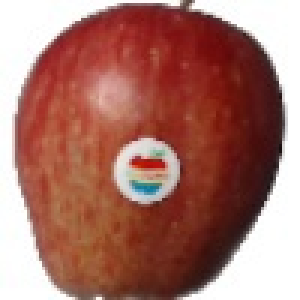
#> input picture ProyectoFinal/Dataset_Filtrado/test/Apple Red 1/196_100.jpg, 100 x 100 px, found by its file name (shown 3 times larger); its folder holds only this picture in this run
$ jupyter execute --allow-errors DataSet_Filtrado.ipynb   (shell and % lines are left out)
#> lines starting #> are read from the running program, lines starting #| are printed output that depends on the picture
[cell 1]
# --- Instalar y configurar Kaggle CLI ---

[cell 2]
import os, json, zipfile, shutil

# Asume que kaggle.json ya está en la ruta local del proyecto

kaggle_json_path = "./kaggle.json"

kaggle_dir = os.path.expanduser("~/.kaggle")

os.makedirs(kaggle_dir, exist_ok=True)

shutil.copy(kaggle_json_path, os.path.join(kaggle_dir, "kaggle.json"))

#> (the rest of this cell did not finish here and is left out)

[cell 3]
# --- Descargar el dataset Fruits-360 desde Kaggle ---
# Nota: '-p /content' define la carpeta destino; '--unzip' descomprime.

[cell 4]
import os


dataset_base = "./ProyectoFinal/Dataset_Filtrado"
if not os.path.exists(dataset_base):
    dataset_base = "ProyectoFinal/Dataset_Filtrado"
if not os.path.exists(dataset_base):
    dataset_base = "./Dataset_Filtrado"
if not os.path.exists(dataset_base):
    dataset_base = "Dataset_Filtrado"

if not os.path.exists(dataset_base):
    raise FileNotFoundError(f"No se encontró la carpeta del dataset en ninguna ruta esperada. Ruta probada: {dataset_base}")

carpetas = [d for d in os.listdir(dataset_base) if os.path.isdir(os.path.join(dataset_base, d))]
print("Carpetas encontradas en Dataset_Filtrado:", carpetas)

# Elige 'train' o 'test' si existen, si no muestra advertencia
if "train" in carpetas:
    dataset_origen = os.path.join(dataset_base, "train")
elif "test" in carpetas:
    dataset_origen = os.path.join(dataset_base, "test")
else:
    dataset_origen = None

assert dataset_origen, "No se encontró la carpeta 'train' o 'test' en Dataset_Filtrado."
print("Carpeta localizada:", dataset_origen)
print("Ejemplo de clases:", os.listdir(dataset_origen)[:10])

[cell 5]
import os, shutil, re

# 1) Muestra cómo se llaman realmente tus clases

print("Ejemplo de clases en Training:")

print(sorted(os.listdir(dataset_origen))[:60])  # dataset_origen ya lo tenías

# 2) Palabras clave a buscar (en minúsculas) -> sinónimos

wish = {

    "apple red 1": ["apple red 1"],

    "banana": ["banana"],

    "melon 2": ["cantaloupe 2","cantaloupe","melon"],

    "cocos": ["cocos","coconut"],

    "granadilla": ["granadilla"],

    "kiwi": ["kiwi"],

    "maracuja": ["maracuja"],

    "peach": ["peach"],

    "pear forelle": ["pear forelle","forelle","pear"],

    "pineapple": ["pineapple","piña","pina"]

}

# 3) Normalizador

def norm(s): return re.sub(r"\s+"," ",s.strip().lower())

# 4) Índice de carpetas reales

classes_real = os.listdir(dataset_origen)

classes_norm = {norm(c): c for c in classes_real}  # norm -> original

# 5) Buscar mejor match por “contiene”

def find_match(keywords):

    kws = [norm(k) for k in keywords]

    # prioridad: coincidencia completa; si no, contiene

    for k in kws:

        if k in classes_norm:

            return classes_norm[k]

    for k in kws:

        for cn, original in classes_norm.items():

            if k in cn:

                return original

    return None

# Ajusta la ruta destino para entorno local

destino_base = "./ProyectoFinal"

dataset_destino = os.path.join(destino_base, "Dataset_Filtrado")

os.makedirs(dataset_destino, exist_ok=True)

copiadas, faltantes = [], []

for esp, keywords in wish.items():

    found = find_match(keywords)

    if found and os.path.isdir(os.path.join(dataset_origen, found)):

        src = os.path.join(dataset_origen, found)

        dst = os.path.join(dataset_destino, found)

        shutil.copytree(src, dst, dirs_exist_ok=True)

        copiadas.append((esp, found))

        print(f"Copiada: '{esp}' -> '{found}'")

    else:

        faltantes.append((esp, keywords))

        print(f"No se encontró match para: {esp} | probé: {keywords}")

print("\nResumen:")

print("Clases copiadas:", [c[1] for c in copiadas])

print("No encontradas:", faltantes)

print("Guardado en:", dataset_destino)

[cell 6]
import os

import shutil

import numpy as np

# === Ruta de tu dataset filtrado actual ===

dataset_filtrado = "./ProyectoFinal/Dataset_Filtrado"

# === Crear carpetas de destino ===

train_dir = os.path.join(dataset_filtrado, "train")

test_dir = os.path.join(dataset_filtrado, "test")

os.makedirs(train_dir, exist_ok=True)

os.makedirs(test_dir, exist_ok=True)

# === Proporción de división ===

train_split = 0.7  # 70% entrenamiento, 30% prueba

# === Recorrer cada clase ===

for clase in os.listdir(dataset_filtrado):

    clase_path = os.path.join(dataset_filtrado, clase)

    # Evitar las carpetas train y test ya creadas

    if os.path.isdir(clase_path) and clase not in ["train", "test"]:

        # Crear subcarpetas en train y test

        os.makedirs(os.path.join(train_dir, clase), exist_ok=True)

        os.makedirs(os.path.join(test_dir, clase), exist_ok=True)

        # Listar imágenes de la clase

        imagenes = [f for f in os.listdir(clase_path) if f.lower().endswith(('.jpg', '.png'))]

        np.random.shuffle(imagenes)

        # Dividir índices

        split_idx = int(len(imagenes) * train_split)

        train_imgs = imagenes[:split_idx]

        test_imgs = imagenes[split_idx:]

        # Copiar imágenes

        for img in train_imgs:

            shutil.copy(os.path.join(clase_path, img), os.path.join(train_dir, clase, img))

        for img in test_imgs:

            shutil.copy(os.path.join(clase_path, img), os.path.join(test_dir, clase, img))

        print(f"Clase {clase}: {len(train_imgs)} en train, {len(test_imgs)} en test")

print("\nDataset dividido en:")

print("Train ->", train_dir)

print("Test  ->", test_dir)

[cell 7]
import os

import shutil

# Ruta a tu dataset filtrado

dataset_filtrado = "./ProyectoFinal/Dataset_Filtrado"

# Carpetas que quieres conservar

keep = {"train", "test"}

# Recorremos lo que hay en Dataset_Filtrado

for item in os.listdir(dataset_filtrado):

    item_path = os.path.join(dataset_filtrado, item)

    if os.path.isdir(item_path) and item not in keep:

        shutil.rmtree(item_path)  # elimina carpeta completa

        print(f"Eliminada carpeta: {item}")

print("\nLimpieza completa. Ahora solo tienes 'train/' y 'test/' dentro de Dataset_Filtrado.")

[cell 8]
import os
import cv2
import matplotlib.pyplot as plt

# Carpeta de manzana dentro de Dataset_Filtrado/train (ruta absoluta para tu entorno actual)
folder = '/workspaces/fruit-detector-pricer/ProyectoFinal/Dataset_Filtrado/train/Apple Red 1'
if not os.path.exists(folder):
    raise FileNotFoundError(f"No existe la carpeta: {folder}")

imagenes = [f for f in os.listdir(folder) if f.lower().endswith(('.jpg', '.png'))]
if not imagenes:
    raise FileNotFoundError(f"No hay imágenes en la carpeta: {folder}")

img_path = os.path.join(folder, imagenes[0])
img = cv2.imread(img_path)
#> img is the input picture: shape (100, 100, 3); mean B, G, R 106, 115.7, 167.9
if img is None:
    raise FileNotFoundError(f"No se pudo leer la imagen: {img_path}")

img = cv2.cvtColor(img, cv2.COLOR_BGR2RGB)

plt.figure(figsize=(10,5))
for i, color in enumerate(['r', 'g', 'b']):
    hist = cv2.calcHist([img], [i], None, [256], [0,256])
    plt.plot(hist, color=color)
    plt.xlim([0,256])
plt.title(f'Histograma de colores - Apple Red 1 ({os.path.basename(img_path)})')
plt.xlabel('Valor de pixel')
plt.ylabel('Cantidad')
plt.show()
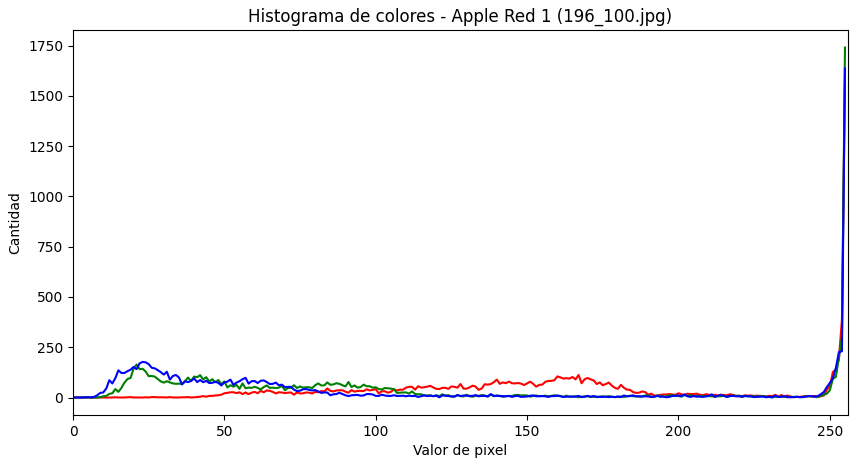
#> figure drawn by matplotlib, 1 panel; curve peaks at x = 255, y = 1580; curve peaks at x = 255, y = 1741; curve peaks at x = 255, y = 1637

[cell 9]
import os
import cv2
import matplotlib.pyplot as plt

# Carpeta de manzana dentro de Dataset_Filtrado/train (ruta absoluta para tu entorno actual)
folder = '/workspaces/fruit-detector-pricer/ProyectoFinal/Dataset_Filtrado/train/Apple Red 1'
if not os.path.exists(folder):
    raise FileNotFoundError(f"No existe la carpeta: {folder}")

imagenes = [f for f in os.listdir(folder) if f.lower().endswith(('.jpg', '.png'))]
if not imagenes:
    raise FileNotFoundError(f"No hay imágenes en la carpeta: {folder}")

img_path = os.path.join(folder, imagenes[0])
img = cv2.imread(img_path)
if img is None:
    raise FileNotFoundError(f"No se pudo leer la imagen: {img_path}")

# Convertir a escala de grises
img_gray = cv2.cvtColor(img, cv2.COLOR_BGR2GRAY)
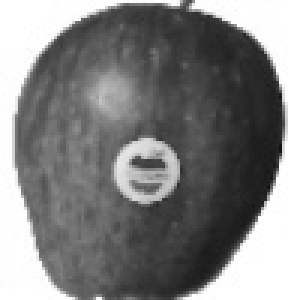
#> img_gray: shape (100, 100) (shown 3 times larger); min 16, max 255, mean 130.2

plt.figure(figsize=(10,5))
hist = cv2.calcHist([img_gray], [0], None, [256], [0,256])
#> hist = 256 values, max 1460 at index 255, min 0 at index 0, mean 39.06
plt.plot(hist, color='gray')
plt.xlim([0,256])
plt.title(f'Histograma de escala de grises - Apple Red 1 ({os.path.basename(img_path)})')
plt.xlabel('Valor de pixel (gris)')
plt.ylabel('Cantidad')
plt.show()
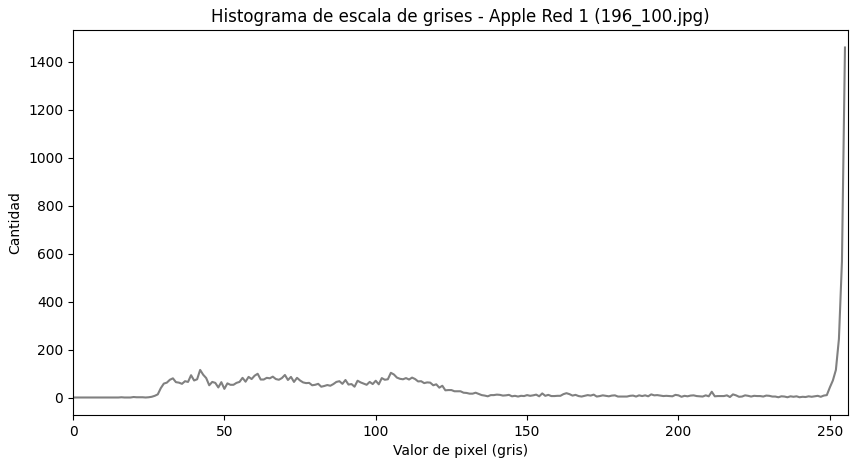
#> figure drawn by matplotlib, 1 panel; curve peaks at x = 255, y = 1460

### Niveles de Gris y su Histograma
Una imagen en escala de grises se representa como una función bidimensional f(x, y), donde cada punto tiene una intensidad entre 0 (negro puro) y 255 (blanco puro). El histograma de una imagen de este tipo muestra la cantidad de píxeles para cada nivel de gris, permitiendo analizar la distribución de intensidades y el contraste de la imagen.

[cell 10]
import os
import cv2
import matplotlib.pyplot as plt

# --- Parámetros configurables ---
folder = '/workspaces/fruit-detector-pricer/ProyectoFinal/Dataset_Filtrado/train/Apple Red 1'
imagen_idx = 0  # Cambia este índice para ver otra imagen de la carpeta

# --- Verifica la existencia de la carpeta ---
if not os.path.exists(folder):
    raise FileNotFoundError(f"No existe la carpeta: {folder}")

# --- Lista de imágenes disponibles ---
imagenes = [f for f in os.listdir(folder) if f.lower().endswith(('.jpg', '.png'))]
if not imagenes:
    raise FileNotFoundError(f"No hay imágenes en la carpeta: {folder}")

# --- Selecciona la imagen por índice ---
if imagen_idx >= len(imagenes):
    raise IndexError(f"Índice fuera de rango. Hay {len(imagenes)} imágenes disponibles.")

img_path = os.path.join(folder, imagenes[imagen_idx])
img = cv2.imread(img_path)
if img is None:
    raise FileNotFoundError(f"No se pudo leer la imagen: {img_path}")

# --- Convierte a escala de grises ---
img_gray = cv2.cvtColor(img, cv2.COLOR_BGR2GRAY)

# --- Visualiza la imagen y su histograma ---
fig, axs = plt.subplots(1, 2, figsize=(12, 5))

# Muestra la imagen en escala de grises
axs[0].imshow(img_gray, cmap='gray')
axs[0].set_title(f'Imagen en escala de grises\n{os.path.basename(img_path)}')
axs[0].axis('off')

# Histograma
hist = cv2.calcHist([img_gray], [0], None, [256], [0,256])
axs[1].plot(hist, color='gray')
axs[1].set_xlim([0,256])
axs[1].set_title('Histograma de escala de grises')
axs[1].set_xlabel('Valor de pixel (gris)')
axs[1].set_ylabel('Cantidad')

plt.suptitle('Apple Red 1')
plt.tight_layout()
plt.show()
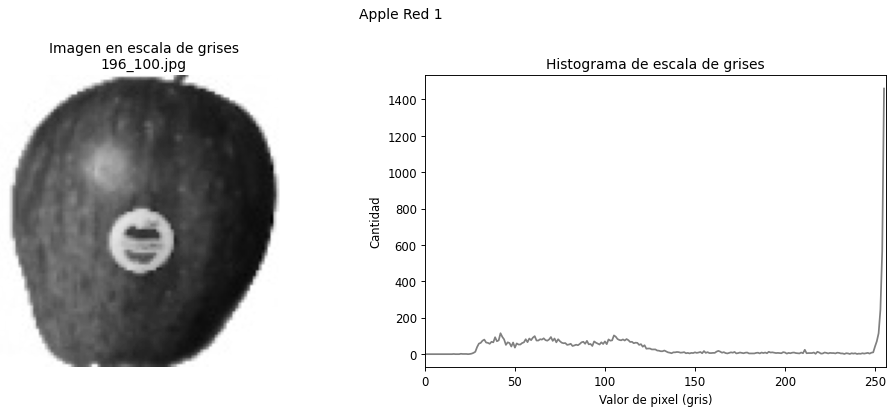
#> figure drawn by matplotlib, 2 panels; panel 2: curve peaks at x = 255, y = 1460

[cell 11]
import os
import cv2
import matplotlib.pyplot as plt
import numpy as np

# --- Parámetros configurables ---
folder = '/workspaces/fruit-detector-pricer/ProyectoFinal/Dataset_Filtrado/train/Apple Red 1'
imagen_idx = 0  # Cambia este índice para ver otra imagen de la carpeta

# --- Verifica la existencia de la carpeta ---
if not os.path.exists(folder):
    raise FileNotFoundError(f"No existe la carpeta: {folder}")

# --- Lista de imágenes disponibles ---
imagenes = [f for f in os.listdir(folder) if f.lower().endswith(('.jpg', '.png'))]
if not imagenes:
    raise FileNotFoundError(f"No hay imágenes en la carpeta: {folder}")

# --- Selecciona la imagen por índice ---
if imagen_idx >= len(imagenes):
    raise IndexError(f"Índice fuera de rango. Hay {len(imagenes)} imágenes disponibles.")

img_path = os.path.join(folder, imagenes[imagen_idx])
img = cv2.imread(img_path)
if img is None:
    raise FileNotFoundError(f"No se pudo leer la imagen: {img_path}")

# --- Convierte a escala de grises ---
img_gray = cv2.cvtColor(img, cv2.COLOR_BGR2GRAY)

# --- Número total de píxeles ---
num_pixeles = img_gray.size
#> num_pixeles = 10000
print(f'Número total de píxeles en la imagen: {num_pixeles}')
#| Número total de píxeles en la imagen: 10000

# --- Histograma de escala de grises ---
hist = cv2.calcHist([img_gray], [0], None, [256], [0,256]).flatten()
niveles = np.arange(256)

plt.figure(figsize=(16,6))
bars = plt.bar(niveles, hist, color='gray', width=1)
#> bars = 256 items
plt.title(f'Histograma de escala de grises - Apple Red 1 ({os.path.basename(img_path)})')
plt.xlabel('Valor de pixel (gris)')
plt.ylabel('Cantidad de píxeles')
plt.xlim([0,256])

# --- Mostrar el número de píxeles sobre cada barra (solo si hay píxeles) ---
for nivel, cantidad in zip(niveles, hist):
    if cantidad > 0:
        plt.text(nivel, cantidad, str(int(cantidad)), ha='center', va='bottom', fontsize=8, rotation=90)
#> this loop made 256 passes
#> cantidad on passes 1 to 3: 0, 0, 0

plt.tight_layout()
plt.show()
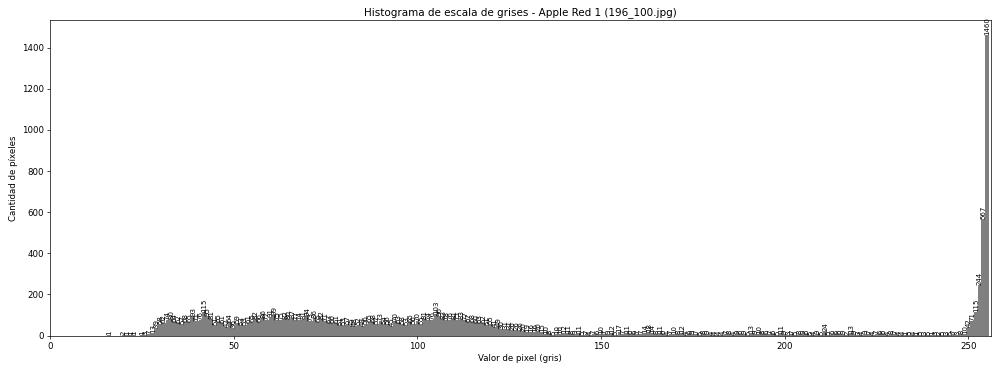
#> figure drawn by matplotlib, 1 panel; tallest bar 1460 high, from x = 254.5 to 255.5

[cell 12]
# Calcular el número de píxeles "de un lado y otro" del histograma de la imagen seleccionada
import numpy as np
lado_izq = hist[:100].sum()  # píxeles con valores de gris de 0 a 99
#> lado_izq = 4781
lado_der = hist[100:].sum() # píxeles con valores de gris de 100 a 255
#> lado_der = 5219
print(f"Píxeles lado izquierdo (0-99): {int(lado_izq)}")
#| Píxeles lado izquierdo (0-99): 4781
print(f"Píxeles lado derecho (100-255): {int(lado_der)}")
#| Píxeles lado derecho (100-255): 5219
print(f"Total: {int(lado_izq + lado_der)} (debería coincidir con el total de la imagen)")
#| Total: 10000 (debería coincidir con el total de la imagen)

[cell 13]
# Calcular píxeles a la izquierda y derecha de un umbral θ=150 (corregido: 0-149 y 150-255)
umbral = 150
izquierda = hist[:umbral].sum()  # píxeles con valores de gris de 0 a 149
#> izquierda = 6804
derecha = hist[umbral:].sum()   # píxeles con valores de gris de 150 a 255
#> derecha = 3196
print(f"Píxeles a la izquierda de θ={umbral} (0-149): {int(izquierda)}")
#| Píxeles a la izquierda de θ=150 (0-149): 6804
print(f"Píxeles a la derecha de θ={umbral} (150-255): {int(derecha)}")
#| Píxeles a la derecha de θ=150 (150-255): 3196
print(f"Total: {int(izquierda + derecha)} (debería coincidir con el total de la imagen)")
#| Total: 10000 (debería coincidir con el total de la imagen)
